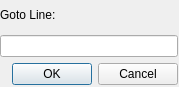
<?xml version="1.0" encoding="UTF-8"?>
<ui version="4.0">
 <class>GotoLineDialog</class>
 <widget class="QDialog" name="GotoLineDialog">
  <property name="geometry">
   <rect>
    <x>0</x>
    <y>0</y>
    <width>179</width>
    <height>87</height>
   </rect>
  </property>
  <property name="windowTitle">
   <string>Dialog</string>
  </property>
  <widget class="QWidget" name="">
   <property name="geometry">
    <rect>
     <x>0</x>
     <y>0</y>
     <width>178</width>
     <height>85</height>
    </rect>
   </property>
   <layout class="QVBoxLayout" name="verticalLayout">
    <item>
     <widget class="QLabel" name="label">
      <property name="text">
       <string>Goto Line:</string>
      </property>
     </widget>
    </item>
    <item>
     <widget class="QLineEdit" name="lineEdit"/>
    </item>
    <item>
     <widget class="QDialogButtonBox" name="buttonBox">
      <property name="orientation">
       <enum>Qt::Horizontal</enum>
      </property>
      <property name="standardButtons">
       <set>QDialogButtonBox::Cancel|QDialogButtonBox::Ok</set>
      </property>
     </widget>
    </item>
   </layout>
  </widget>
  <zorder>buttonBox</zorder>
  <zorder>label</zorder>
  <zorder>lineEdit</zorder>
  <zorder>label</zorder>
 </widget>
 <resources/>
 <connections>
  <connection>
   <sender>buttonBox</sender>
   <signal>accepted()</signal>
   <receiver>GotoLineDialog</receiver>
   <slot>accept()</slot>
   <hints>
    <hint type="sourcelabel">
     <x>248</x>
     <y>254</y>
    </hint>
    <hint type="destinationlabel">
     <x>157</x>
     <y>274</y>
    </hint>
   </hints>
  </connection>
  <connection>
   <sender>buttonBox</sender>
   <signal>rejected()</signal>
   <receiver>GotoLineDialog</receiver>
   <slot>reject()</slot>
   <hints>
    <hint type="sourcelabel">
     <x>316</x>
     <y>260</y>
    </hint>
    <hint type="destinationlabel">
     <x>286</x>
     <y>274</y>
    </hint>
   </hints>
  </connection>
 </connections>
</ui>
